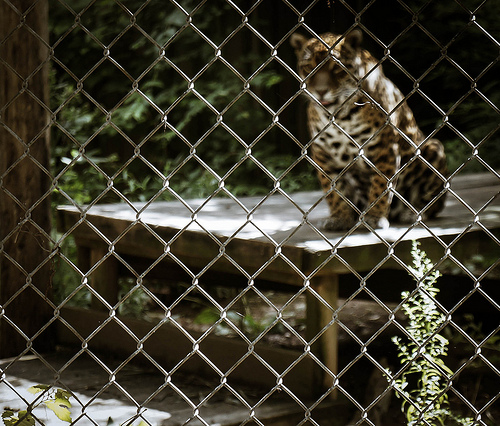
//> input picture images_pool/ILSVRC2013_val_00000001.jpg, 500 x 426 px
$ ./shape_eoh ../../images_pool/ILSVRC2013_val_00000001.jpg   (built with g++ and OpenCV 4)
//> lines starting //> are read from the running program, lines starting //| are printed output that depends on the picture
#include <opencv2/core/core.hpp>
#include <opencv2/highgui/highgui.hpp>
#include <opencv2/imgproc/imgproc.hpp>
#include <iostream>
#include <string.h>
#include <stdio.h>
#include <time.h>
#include <math.h>
#include <algorithm>
#include <queue>
using namespace cv;
using namespace std;

#define PI 3.14159265
#define nbins 30
typedef unsigned int uint;

//feature
double feature[nbins];

//calc EOH feature
void calcEOHFeature(uchar gray[], int hist[], int row, int col)
{
    //init
    memset(hist, 0, nbins * sizeof(int));
    int size = row * col;
    double *dg = new double[size];
    for (int i = 0; i < size; i++)
        *(dg+i) = (double)*(gray+i);
    Mat src(row, col, CV_64F, dg);
    Mat dst(row, col, CV_64F);

    //set gaussian filter
    int width = 5;
    Size ksize(width, width);
    double sigma = 1.0;//x,y
    GaussianBlur(src, dst, ksize, sigma, sigma);

    //Canny
    double kx[9] = {0,0,0,0,-1,1,0,-1,1};
    double ky[9] = {0,0,0,0,1,1,0,-1,-1};
    Mat kerx(3,3,CV_64F,kx);
    Mat kery(3,3,CV_64F,ky);

    //set conv params
    Point anchor = Point(-1,-1);
    double delta = 0;
    int ddepth= -1;

    Mat Gx, Gy;
    filter2D(dst, Gx, ddepth , kerx, anchor, delta, BORDER_DEFAULT );
    filter2D(dst, Gy, ddepth , kery, anchor, delta, BORDER_DEFAULT );

    //set threshold and calc feature
    double threshold = 12.0;
    for (int i = 0; i < row; i++)
    {
        double *pY = Gy.ptr<double>(i);
        double *pX = Gx.ptr<double>(i);
        for (int j = 0; j < col; j++)
        {
            double ty = *(pY+j);
            double tx = *(pX+j);
            int tmp;
            if (sqrt(ty*ty+tx*tx) > threshold)
            {
                double theta = atan(ty/tx) * 180.0 / PI + 180.0;
                tmp = (int)theta / (180 / nbins);
                tmp %= nbins;
                hist[tmp]++;
            }
        }
    }

    //delete [] dg; dg = 0;
}

//calc feature shape eoh
void calc_feature_shape_eoh(uchar gray[], int row, int col)
{
    int hist[nbins];
    double size = (double)row * (double)col;
    calcEOHFeature(gray, hist, row, col);

    for (int i = 0; i < nbins; i++)
        feature[i] = (double)hist[i]/size ;/// sqrt(sum);//(double)hist[i] / size;
}

void print_feature()
{
    for (int i = 0; i < nbins; i++)
    {
        printf("%lf ", feature[i]);
    }
    printf("\n");
}

void check(int argc, char** argv, char *name)
{
    if (argc < 2)
    {
        printf("ERROR!\n");
        printf("Usage: %s path_of_a_image\n", name);
        exit(-1);
    }

    if (-1 == access(argv[1], R_OK | F_OK) )
    {
        printf("ERROR!\n");
        printf("The file is not exist or can't be read!\n");
        exit(-1);
    }
}

int main(int argc, char** argv)
{
    char *name = "shape_hog";

    check(argc, argv, name);

    char *path = argv[1];

    //read img
    Mat image;
    //image = imread(path, CV_LOAD_IMAGE_COLOR);
    image = imread(path, CV_LOAD_IMAGE_GRAYSCALE);
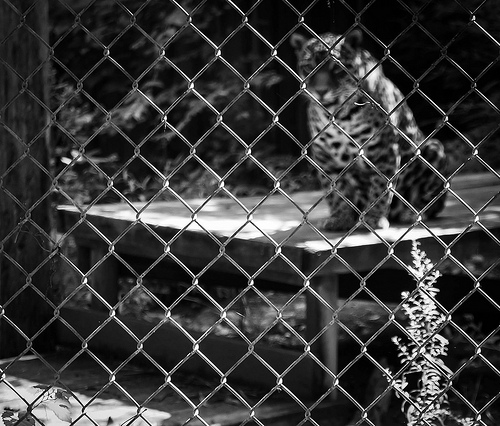
//> image: 426 rows x 500 cols, CV_8UC1; min 0, max 255, mean 57.1

    if( !image.data )
    {
        printf("ERROR!\n");
        printf("Can't read the file or it's not a image.\n");
        exit(-1);
    }

    //init
	memset(feature, 0, nbins * sizeof(double));
	uchar *gray = image.ptr<uchar>(0);

	int row = image.rows;
//> row = 426
	int col = image.cols;
//> col = 500

	calc_feature_shape_eoh(gray, row, col);
//> in calcEOHFeature, `GaussianBlur(src, dst, ksize, sigma, sigma);`:
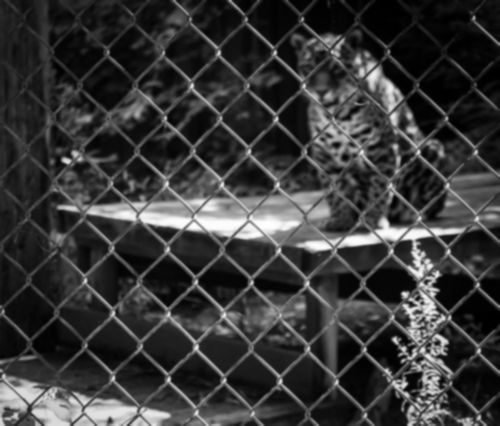
//> dst: 426 rows x 500 cols, CV_64FC1; min 0.0648, max 253.6, mean 57.1
//> in calcEOHFeature, `filter2D(dst, Gx, ddepth , kerx, anchor, delta, BORDER_DEFAULT );`:
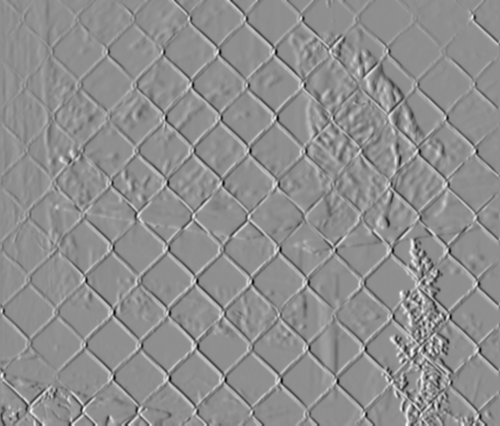
//> Gx: 426 rows x 500 cols, CV_64FC1; min -178, max 139.4, mean -0.1; drawn with min black and max white
//> in calcEOHFeature, `filter2D(dst, Gy, ddepth , kery, anchor, delta, BORDER_DEFAULT );`:
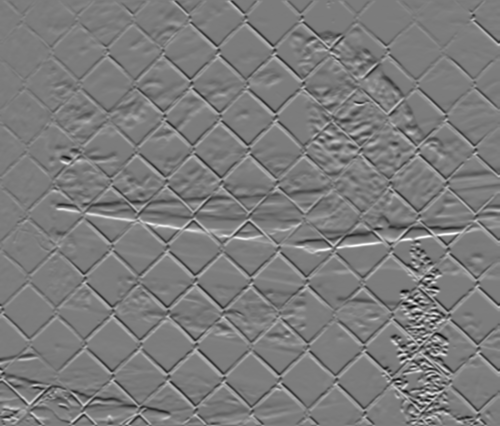
//> Gy: 426 rows x 500 cols, CV_64FC1; min -158.6, max 166.1, mean -0.3; drawn with min black and max white
//> in calc_feature_shape_eoh, `calcEOHFeature(gray, hist, row, col);`: hist = 30 values, max 9542 at index 7, min 1979 at index 4, mean 3431.9

	//print
	print_feature();
//> the loop in print_feature, `for (int i = 0; i < nbins; i++)` made 30 passes
//| 0.010737 0.010568 0.009352 0.009404 0.009291 0.011531 0.018676 0.044798
//> (output is shown up to pass 8 of 30)

	return 0;
}

$ run again, on images_pool/ILSVRC2013_val_00000003.jpg
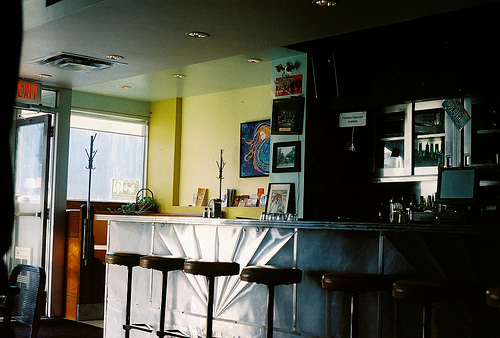
//> input picture images_pool/ILSVRC2013_val_00000003.jpg, 500 x 338 px
//> in calcEOHFeature, `GaussianBlur(src, dst, ksize, sigma, sigma);`:
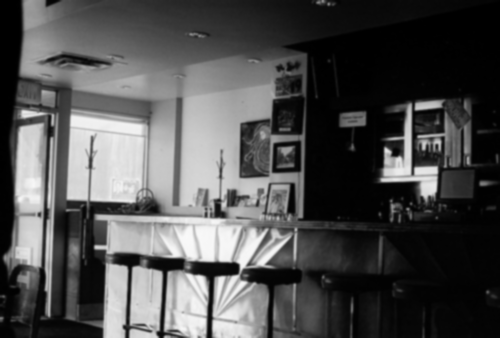
//> dst: 338 rows x 500 cols, CV_64FC1; min 0, max 249.2, mean 79.7
//> in calcEOHFeature, `filter2D(dst, Gy, ddepth , kery, anchor, delta, BORDER_DEFAULT );`:
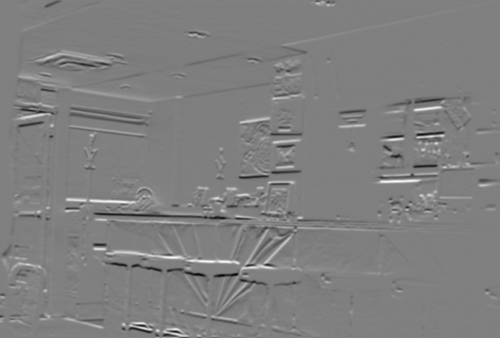
//> Gy: 338 rows x 500 cols, CV_64FC1; min -182.7, max 181.2, mean -0.2; drawn with min black and max white
//> hist = 30 values, max 9302 at index 29, min 619 at index 7, mean 1641
//> the loop in print_feature, `for (int i = 0; i < nbins; i++)` made 30 passes
//| 0.025154 0.010929 0.007249 0.005260 0.004852
//> (output is shown up to pass 5 of 30)

$ run again, on images_pool/ILSVRC2013_val_00000004.jpg
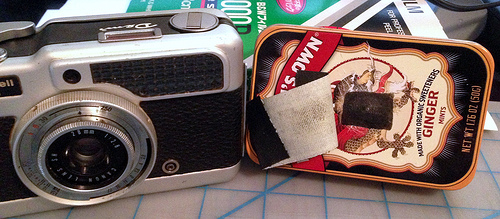
//> input picture images_pool/ILSVRC2013_val_00000004.jpg, 500 x 219 px
//> in calcEOHFeature, `GaussianBlur(src, dst, ksize, sigma, sigma);`:
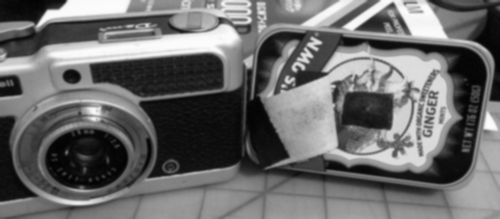
//> dst: 219 rows x 500 cols, CV_64FC1; min 2.19, max 251.9, mean 107.5
//> in calcEOHFeature, `filter2D(dst, Gy, ddepth , kery, anchor, delta, BORDER_DEFAULT );`:
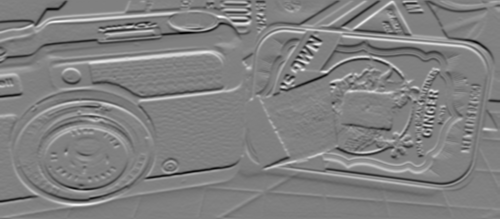
//> Gy: 219 rows x 500 cols, CV_64FC1; min -159.3, max 156.2, mean 0; drawn with min black and max white
//> hist = 30 values, max 5408 at index 15, min 801 at index 8, mean 1626.8
//> the loop in print_feature, `for (int i = 0; i < nbins; i++)` made 30 passes
//| 0.011927 0.010018 0.009534 0.009324 0.009306
//> (output is shown up to pass 5 of 30)

$ run again, on images_pool/ILSVRC2013_val_00000005.jpg
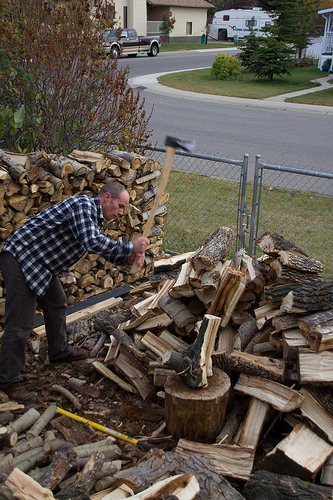
//> input picture images_pool/ILSVRC2013_val_00000005.jpg, 333 x 500 px
//> in calcEOHFeature, `GaussianBlur(src, dst, ksize, sigma, sigma);`:
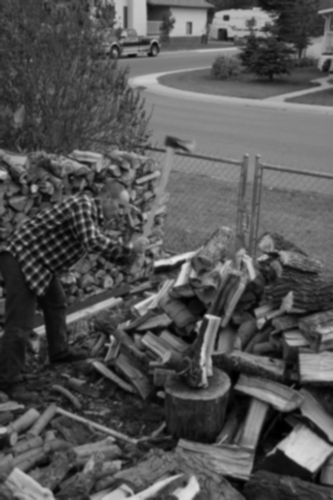
//> dst: 500 rows x 333 cols, CV_64FC1; min 0.0897, max 235, mean 85.3
//> in calcEOHFeature, `filter2D(dst, Gy, ddepth , kery, anchor, delta, BORDER_DEFAULT );`:
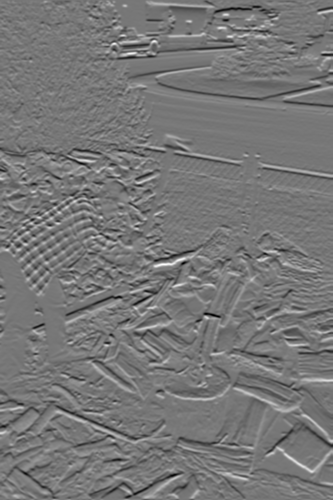
//> Gy: 500 rows x 333 cols, CV_64FC1; min -128.2, max 145.8, mean 0; drawn with min black and max white
//> hist = 30 values, max 4679 at index 14, min 2048 at index 3, mean 3011.2
//> the loop in print_feature, `for (int i = 0; i < nbins; i++)` made 30 passes
//| 0.015495 0.013568 0.012949 0.012300 0.012372
//> (output is shown up to pass 5 of 30)
